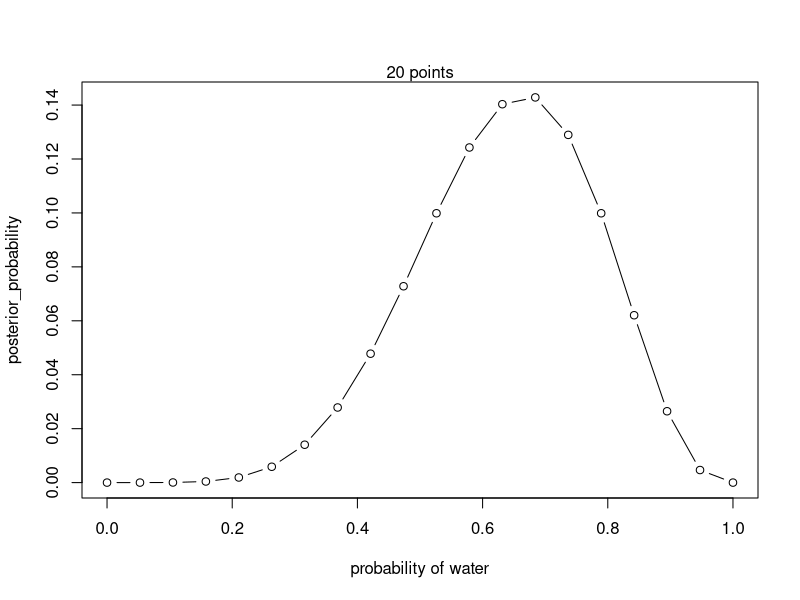
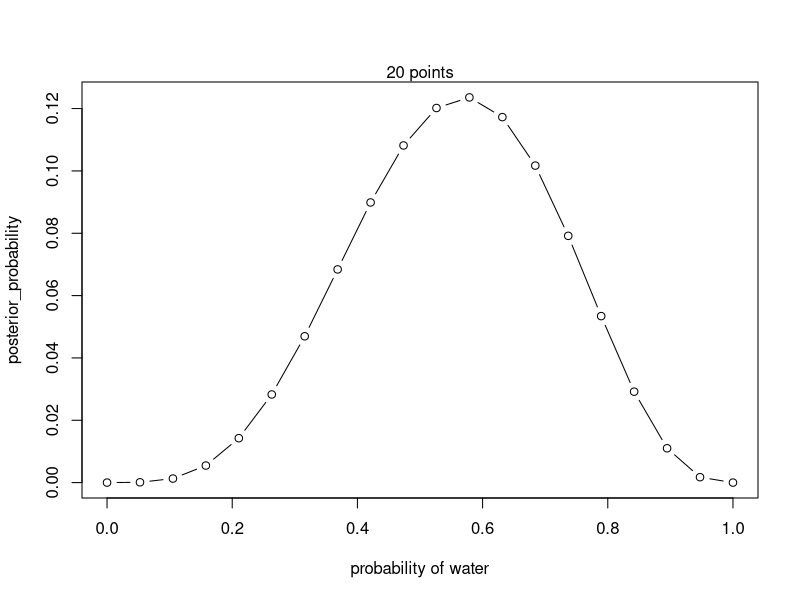
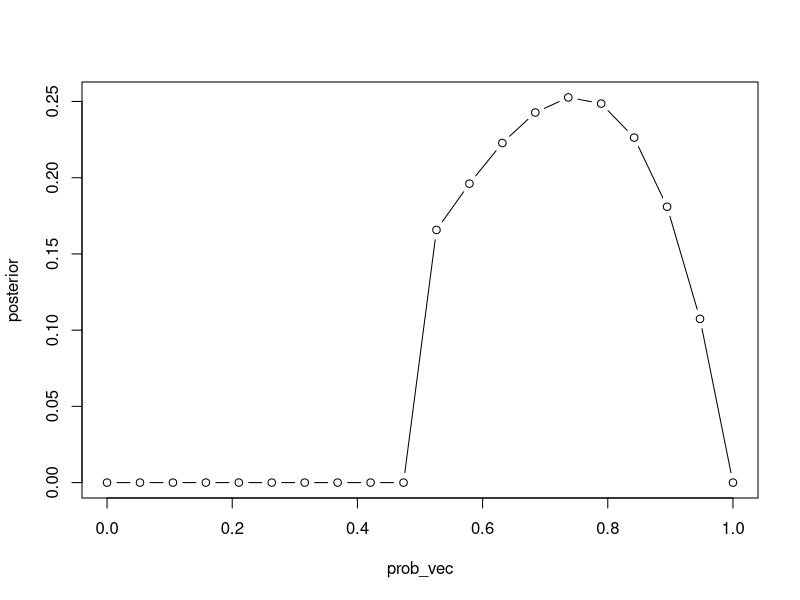

Write R code to recreate these figures, in order.
## ---- chunk 1
knitr::opts_chunk$set(echo = TRUE)
## ---- chunk 2
# Grid Approximation

# define grid
p_grid = seq(from = 0, to = 1, length.out=20)

# define prior
prior = rep(1, 20)

# compute likelihood at each value in grid
likelihood = dbinom(6, size = 9, prob = p_grid)

# compute product of likelihood and prior
unstd.posterior = likelihood * prior

# standardize the posterior so it sums to 1
posterior = unstd.posterior / sum(unstd.posterior)

# plot the distribution
plot(p_grid, posterior, type = "b",
     xlab = "probability of water", ylab = "posterior_probability")
mtext("20 points")

## ---- chunk 3

# Your answer here.

## ---- chunk 4

# Your answer here.

## ---- chunk 5

# Your answer here.

## ---- chunk 6

# Discuss in pairs/groups. Ask me for a hint if you feel like it.

## ---- chunk 7

# Write your code here.
p_grid = seq(from = 0, to = 1, length.out=20)

# define prior
prior = rep(1, 20)

# compute likelihood at each value in grid
likelihood = dbinom(4, size = 7, prob = p_grid)

# compute product of likelihood and prior
unstd.posterior = likelihood * prior

# standardize the posterior so it sums to 1
posterior = unstd.posterior / sum(unstd.posterior)

# plot the distribution
plot(p_grid, posterior, type = "b",
     xlab = "probability of water", ylab = "posterior_probability")
mtext("20 points")


## ---- chunk 8

# In the book, McElreath says that we can do much better than choosing a uniform prior for estimating the coverage of water. Is this what we are doing here? How does that impact our estimation?
prob_vec <- seq(from = 0, to = 1, length.out = 20)

prior_vec <- ifelse(p_grid < 0.5 , 0 , 0.6 )

likelihood <- dbinom(3, size = 4, prob = prob_vec)

unstd.posterior = prior_vec * likelihood

posterior = unstd.posterior / sum(posterior)

plot(prob_vec, posterior, type = "b")

## ---- chunk 9
# Use the Bayes formula!
# Write your probability here.
p = 0.3 * 0.5 / (0.3*0.5 + 1*0.5)

## ---- chunk 10




## ---- chunk 11

# Write your probability here.

## ---- chunk 12

# Write your probability here.

